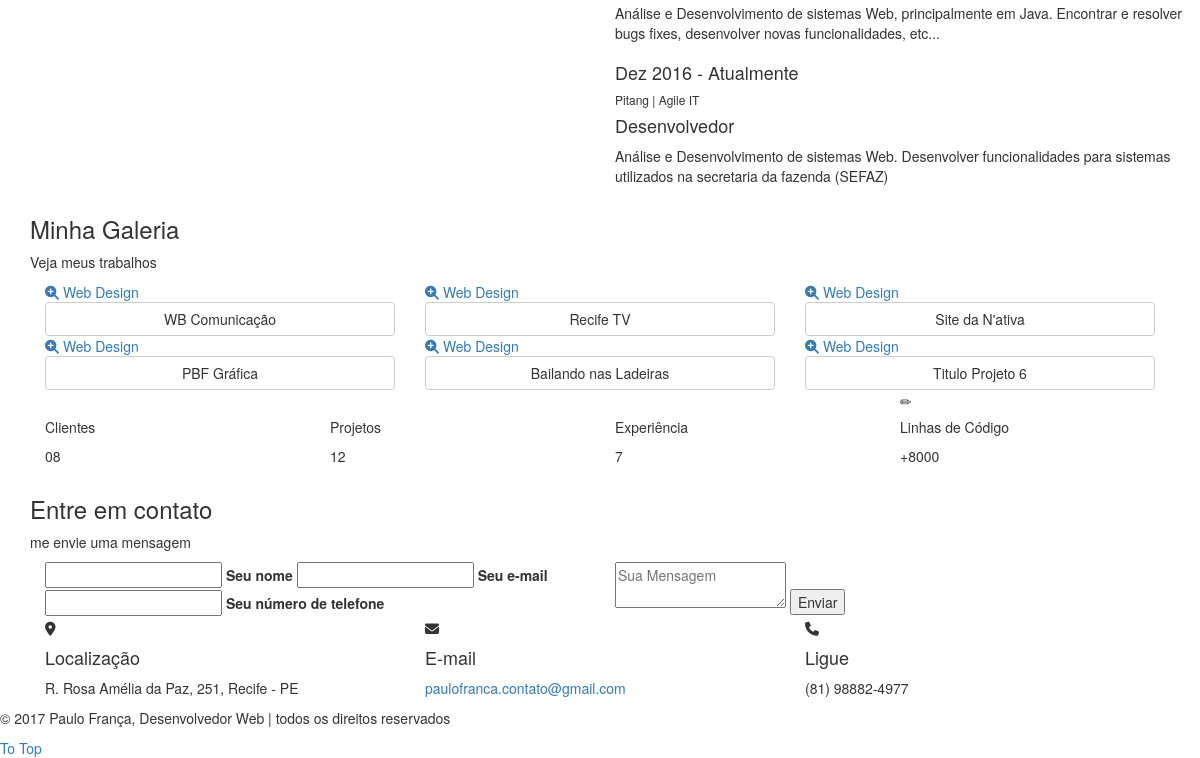
Before: / (lower part) with the older database file.
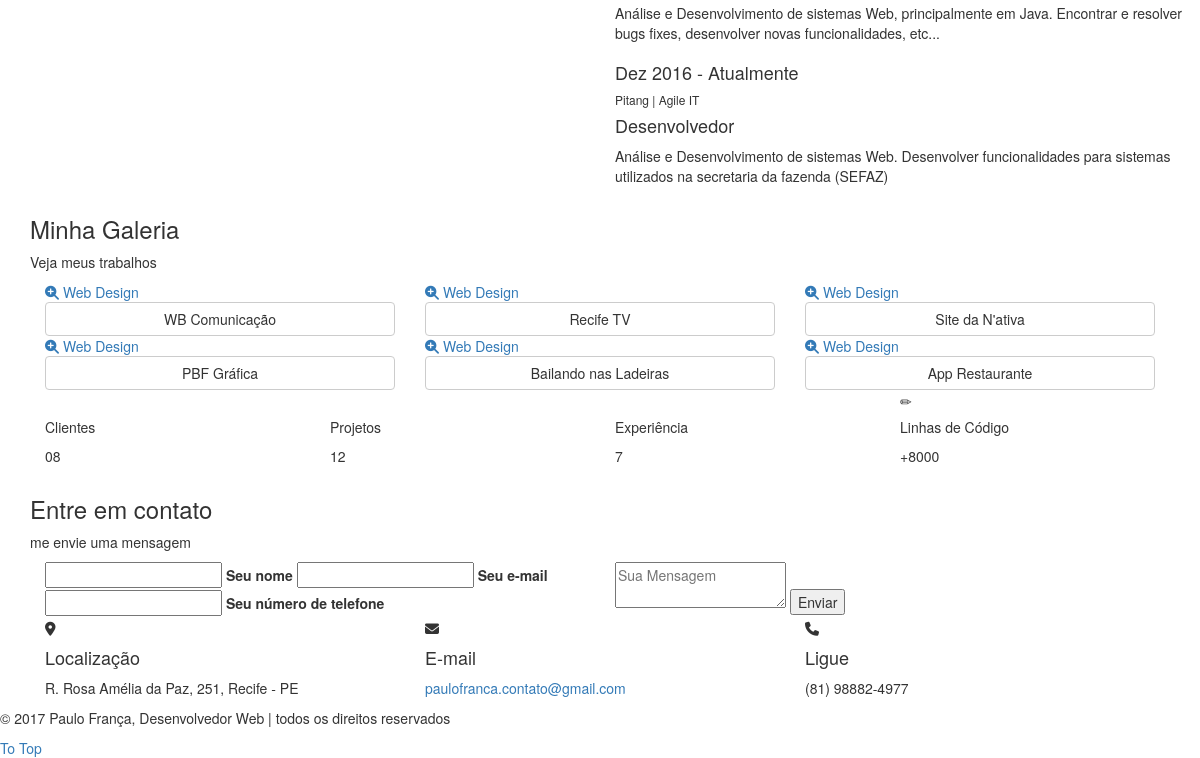
After: the same page with the newer database file.
### tables this page shows
CREATE TABLE `section_galeria` (
  `id` int(11) NOT NULL,
  `url_img` varchar(120) NOT NULL,
  `url_img_thumb` varchar(120) DEFAULT NULL,
  `titulo` varchar(45) NOT NULL,
  `descricao` text NOT NULL,
  `link_externo` varchar(100) DEFAULT NULL
);

### core/Controller.php (called while the page is built, shortened)
<?php
class Controller {
    public function loadTemplate($viewName, $viewData = array()) {
        include './views/template.php';
    }
    public function loadViewInTemplate($viewName, $viewData = array()) {
        extract($viewData);
        include './views/' . $viewName . '.php';
    }
}

### controllers/HomeController.php (called while the page is built, shortened)
<?php
class HomeController extends Controller {
    public function index() {
        $galeria = new Galeria();
        $dados = array(
            'galeria' => $galeria->getGaleria()
        );
        $this->loadTemplate('home', $dados);
    }
}

### core/Core.php (called while the page is built, shortened)
<?php
class Core {
    public function run() {
        $url = '/' . ( (isset($_GET['q'])) ? $_GET['q'] : '' );
        $params = array();
        if (!empty($url) && $url != '/') {
            $url = explode('/', $url);
            array_shift($url);
            $currentController = ucfirst($url[0]) . 'Controller';
            array_shift($url);
            if (isset($url[0]) && !empty($url[0])) {
                $currentAction = $url[0];
                array_shift($url);
            } else {
                $currentAction = 'index';
            }
            if (count($url) > 0) {
                $params = $url;
            }
        } else {
            $currentAction = 'index';
        }
        $controller = new $currentController();
        call_user_func_array(array($controller, $currentAction), $params);
    }
}

### index.php (called while the page is built, shortened)
<?php
require './config.php';
$core = new Core();
$core->run();

### config.php (called while the page is built, shortened)
<?php
$config = array();
if (ENVIROMENT == "development") {
    $config['dbname'] = 'paulofrancaweb';
    $config['dbhost'] = 'localhost';
    $config['dbuser'] = 'root';
    $config['dbpass'] = '';
} else {
    $config['dbname'] = 'paulofra_site';
    $config['dbhost'] = 'localhost';
    $config['dbuser'] = 'paulofra_root';
    $config['dbpass'] = '*******';
}

### core/Model.php (called while the page is built, shortened)
<?php
class Model {
    public function __construct() {
        global $config;
        try{
            $this->db = new PDO("mysql:dbname=".$config['dbname'].";host=".$config['dbhost'].";charset=utf8",
                $config['dbuser'], $config['dbpass']);
        } catch (PDOException $e) {
            echo "Falou: " . $e->getMessage();
        }
    }
}

### models/Galeria.php (called while the page is built)
<?php
class Galeria extends Model {
    public function getGaleria() {
        $dados = array();
        $sql = "SELECT * FROM section_galeria";
        $stmt = $this->db->prepare($sql);
        $stmt->execute();
        if ($stmt->rowCount() > 0) {
            $dados = $stmt->fetchAll();
        }
        return $dados;
    }
}

### views/home.php (the view, shortened to what this page needs)
<div class="education" id="education two">
    <div class="col-md-6 education-w3l">
        <div class="education-agile-grids">
            <div class="education-agile-w3l two">
                <div class="education-agile-w3l-info">
                    <p>Análise e Desenvolvimento de sistemas Web, principalmente em Java. Encontrar e resolver bugs fixes, desenvolver novas funcionalidades, etc...</p>
                </div>
            </div>
            <div class="education-agile-w3l">
                <div class="education-agile-w3l-year">
                    <h4>Dez 2016 - Atualmente</h4>
                    <h6>Pitang | Agile IT</h6>
                </div>
                <div class="education-agile-w3l-info">
                    <h4>Desenvolvedor</h4>
                    <p>Análise e Desenvolvimento de sistemas Web. Desenvolver funcionalidades para sistemas utilizados na secretaria da fazenda (SEFAZ)</p>
                </div>
            </div>
        </div>
    </div>
    <div class="clearfix"> </div>
</div>
<div class="portfolio" id="gallery">
    <div class="container">
        <h3 class="w3l_head">Minha Galeria</h3>
        <p class="w3ls_head_para">Veja meus trabalhos</p>
        <div class="agileits_portfolio_grids">
            <?php foreach ($galeria as $g) : ?>
                <div class="col-sm-6 col-md-4 isotope-item web-design">
                    <div class="image-box">
                        <div class="overlay-container">
                            <a class="overlay" data-toggle="modal" data-target="#project-<?= $g['id'] ?>">
                                <i class="fa fa-search-plus"></i>
                                <span>Web Design</span>
                            </a>
                        </div>
                        <a class="btn btn-default btn-block" data-toggle="modal" data-target="#project-<?= $g['id'] ?>"><?= $g['titulo'] ?></a>
                    </div>
                </div>
            <?php endforeach; ?>
            <div class="clearfix"> </div>
        </div>
    </div>
</div>
<div id="counter" class="counter">
    <div class="container">
        <div class="count">
            <div class="col-md-3 agile_count_grid">
                <span class="glyphicon glyphicon-user" aria-hidden="true"></span>
                <h5>Clientes</h5>
                <p class="counter">08</p>
            </div>
            <div class="col-md-3 agile_count_grid">
                <span class="glyphicon glyphicon-thumbs-up" aria-hidden="true"></span>
                <h5>Projetos</h5>
                <p class="counter">12</p>
            </div>
            <div class="col-md-3 agile_count_grid c3">
                <span class="glyphicon glyphicon-heart-empty" aria-hidden="true"></span>
                <h5>Experiência</h5>
                <p class="counter">7</p>
            </div>
            <div class="col-md-3 agile_count_grid c4">
                <span class="glyphicon glyphicon-pencil" aria-hidden="true"></span>
                <h5>Linhas de Código</h5>
                <p class="counter">+8000</p>
            </div>
            <div class="clearfix"> </div>
        </div>
    </div>
</div>
<div class="mail" id="mail">
    <div class="container">
        <h3 class="w3l_head w3l_head1">Entre em contato</h3>
        <p class="w3ls_head_para w3ls_head_para1">me envie uma mensagem</p>
        <div class="w3_mail_grids">
            <form action="#" method="post">
                <div class="col-md-6 w3_agile_mail_grid">
                    <span class="input input--ichiro">
                        <input class="input__field input__field--ichiro" type="text" id="input-25" placeholder=" " required="">
                        <label class="input__label input__label--ichiro" for="input-25">
                            <span class="input__label-content input__label-content--ichiro">Seu nome</span>
                        </label>
                    </span>
                    <span class="input input--ichiro">
                        <input class="input__field input__field--ichiro" type="email" id="input-26" placeholder=" " required="">
                        <label class="input__label input__label--ichiro" for="input-26">
                            <span class="input__label-content input__label-content--ichiro">Seu e-mail</span>
                        </label>
                    </span>
                    <span class="input input--ichiro">
                        <input class="input__field input__field--ichiro" type="text" id="input-27" placeholder=" " required="">
                        <label class="input__label input__label--ichiro" for="input-27">
                            <span class="input__label-content input__label-content--ichiro">Seu número de telefone</span>
                        </label>
                    </span>
                </div>
                <div class="col-md-6 w3_agile_mail_grid">
                    <textarea name="Message" placeholder="Sua Mensagem" required=""></textarea>
                    <input type="submit" value="Enviar">
                </div>
                <div class="clearfix"> </div>
            </form>
        </div>
    </div>
</div>
<div class="w3l_footer">
    <div class="container">
        <div class="w3ls_footer_grids">
            <div class="w3ls_footer_grid">
                <div class="col-md-4 w3ls_footer_grid_left">
                    <div class="w3ls_footer_grid_leftl">
                        <i class="fa fa-map-marker" aria-hidden="true"></i>
                    </div>
                    <div class="w3ls_footer_grid_leftr">
                        <h4>Localização</h4>
                        <p>R. Rosa Amélia da Paz, 251, Recife - PE</p>
                    </div>
                </div>
                <div class="col-md-4 w3ls_footer_grid_left">
                    <div class="w3ls_footer_grid_leftl">
                        <i class="fa fa-envelope" aria-hidden="true"></i>
                    </div>
                    <div class="w3ls_footer_grid_leftr">
                        <h4>E-mail</h4>
                        <a href="mailto:paulofranca.contato@gmail.com">paulofranca.contato@gmail.com</a>
                    </div>
                </div>
                <div class="col-md-4 w3ls_footer_grid_left">
                    <div class="w3ls_footer_grid_leftl">
                        <i class="fa fa-phone" aria-hidden="true"></i>
                    </div>
                    <div class="w3ls_footer_grid_leftr">
                        <h4>Ligue</h4>
                        <p>(81) 98882-4977</p>
                    </div>
                </div>
                <div class="clearfix"></div>
            </div>
        </div>
    </div>
    <div class="w3l_footer_pos">
        <p>© 2017 Paulo França, Desenvolvedor Web | todos os direitos reservados</p>
    </div>
</div>

### views/template.php (shortened to what this page needs)
<!DOCTYPE html>
<html lang="pt-BR">
    <head>
        <link href="<?= BASE_URL ?>assets/css/bootstrap.css" rel="stylesheet" type="text/css" media="all" />
        <link href="<?= BASE_URL ?>assets/css/style.css" rel="stylesheet" type="text/css" media="all" />
        <link href="<?= BASE_URL ?>assets/css/custom.css" rel="stylesheet" type="text/css" media="all" />
        <link href="<?= BASE_URL ?>assets/css/font-awesome.css" rel="stylesheet">
    </head>
    <body>
        <?php $this->loadViewInTemplate($viewName, $viewData) ?>
        <a href="#" id="toTop" style="display: block;"><span id="toTopHover" style="opacity: 0;"></span>To Top</a>
    </body>
</html>

Changed rows visible on the page:
removed section_galeria: titulo "Titulo Projeto 6"
added section_galeria: titulo "App Restaurante"
